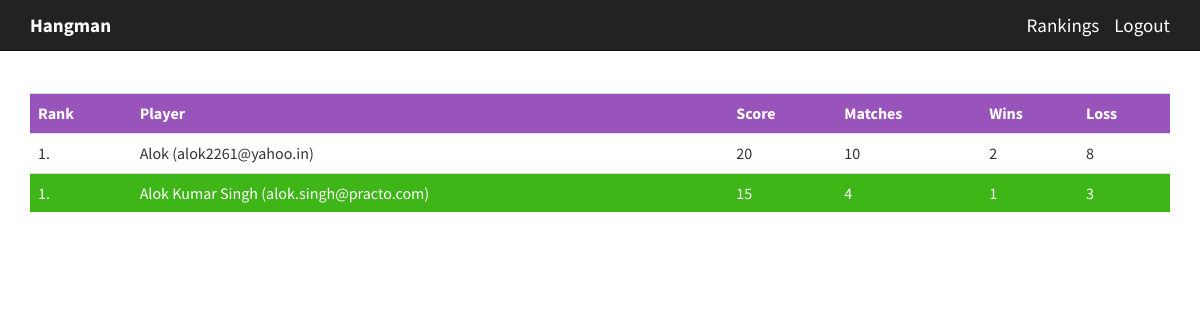
The page /rankings (signed in) on the database its author committed.
### app/models.py (models this page shows, shortened)
class User(db.Model):
    id = db.Column(db.Integer, primary_key=True)
    nickname = db.Column(db.String(64), index=True, unique=True)
    email = db.Column(db.String(140), index=True, unique=True)
    wins = db.Column(db.Integer)
    loss = db.Column(db.Integer)
    matches = db.Column(db.Integer)
    @property
    def is_authenticated(self):
        return True

### app/views.py (the view)
@app.route('/rankings')
@login_required
def rankings():
	my_user = g.user
	users = User.query.all()
	rank = {}
	for user in users:
		rank[user] = (user.wins * 30) - (user.loss * 5)
	sorted_rank = sorted(rank.items(), key=operator.itemgetter(1), reverse=True)
	return render_template("rankings.html",
						   title='Rankings',
						   user=my_user,
						   rank=sorted_rank)

### app/views.py (called while the page is built)
@lm.user_loader 		#Loads the function with the Flask-Login
def load_user(id):
    return User.query.get(int(id))

@app.before_request
def before_request():
	g.user = current_user

### app/templates/rankings.html
{% extends "base.html" %}
{% block content %}
<div class="container">
    <br><br>
    <table id="ltrs_list" class="table table-striped table-hover " width=400>
        <tbody>
            <tr>
                <th class="info"> Rank </th>
                <th class="info"> Player </th>
                <th class="info"> Score </th>
                <th class="info"> Matches </th>
                <th class="info"> Wins </th>
                <th class="info"> Loss </th>
            </tr>
            {% set r = 1 %}
            {% for key,value in rank %}
                {% set name = key.nickname + ' (' + key.email +')'%}
            <tr>
                {% set class = "" %}
                {% if user == key %}
                    {% set class = "success" %}
                {% endif %}
                <td align=left class={{ class }}>{{ r }}.</td>
                <td id={{ key }} class={{ class }} >{{ name }}</td>
                <td id={{ value }} class={{ class }}>{{ value }}</td>
                <td id={{ value }} class={{ class }}>{{ key.matches }}</td>
                <td id={{ value }} class={{ class }}>{{ key.wins }}</td>
                <td id={{ value }} class={{ class }}>{{ key.loss }}</td>
            </tr>
            {% set r = r + 1 %}
            {% endfor %}
        </tbody>
    </table>
</div>
{% endblock %}

### rows shown on the page
User: id "1", name "Alok (alok2261@yahoo.in)", value "20", matches "10", wins "2", loss "8"
User: wins "1", name "Alok Kumar Singh (alok.singh@practo.com)", value "15", matches "4", loss "3"
